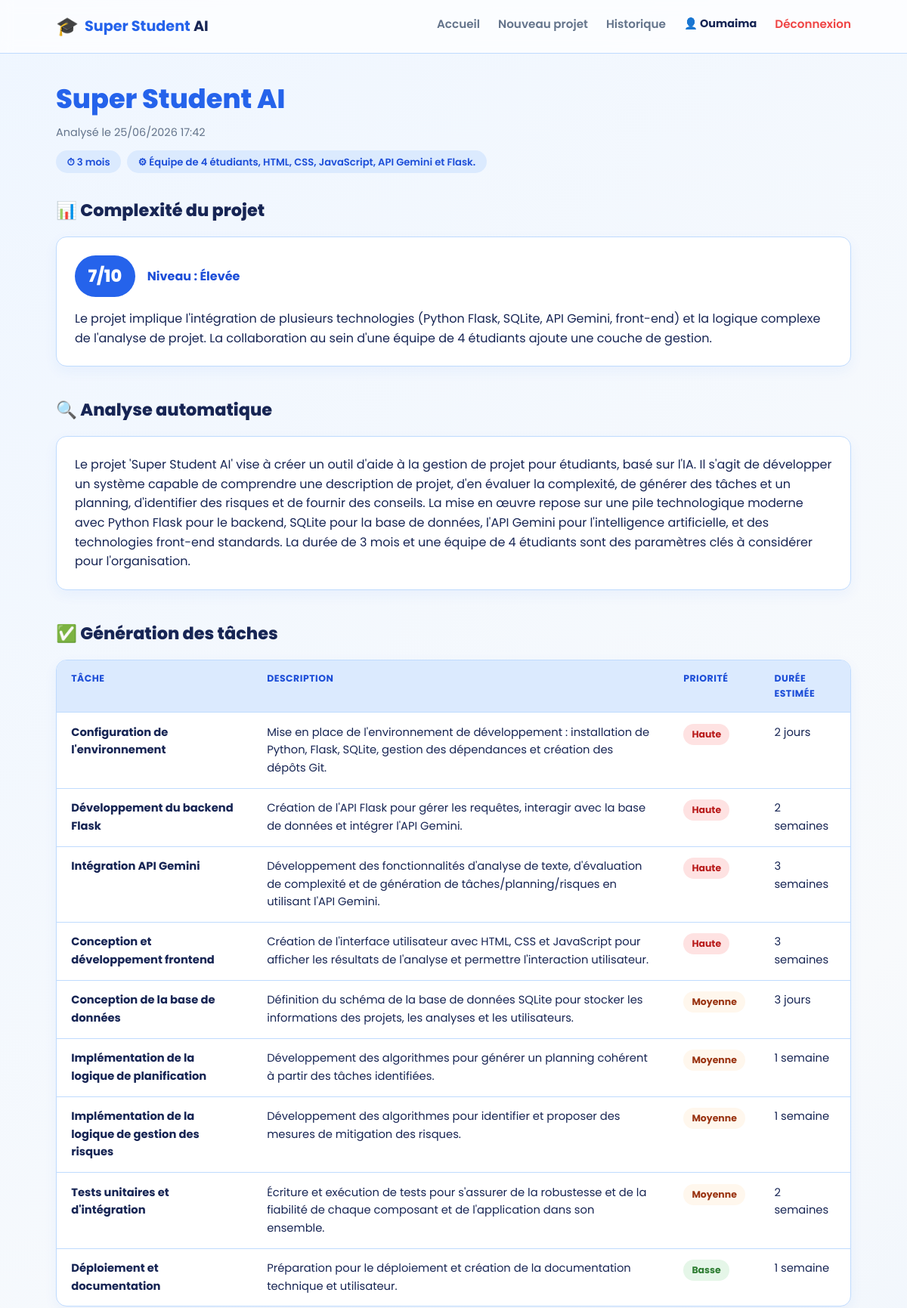
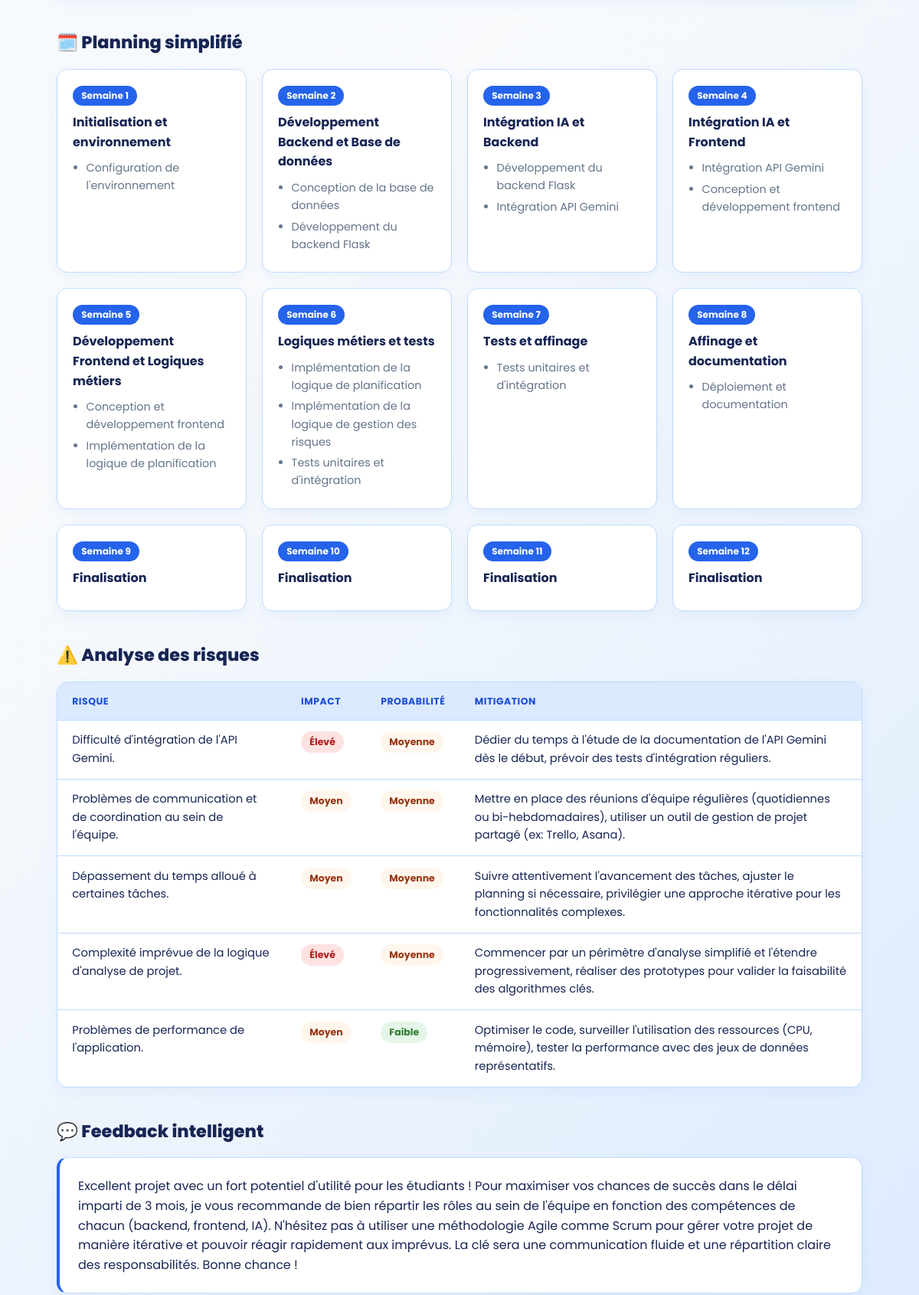
The app's page /resultats/2 (signed in, upper part) with its own data (2 pictures, top to bottom).
### tables this page shows
CREATE TABLE projets (
            id INTEGER PRIMARY KEY AUTOINCREMENT,
            user_id INTEGER NOT NULL,
            nom_projet TEXT NOT NULL,
            description TEXT NOT NULL,
            duree TEXT,
            contraintes TEXT,
            resultat_json TEXT NOT NULL,
            date_creation TEXT NOT NULL,
            FOREIGN KEY (user_id) REFERENCES users(id)
        );

### app.py (the view)
@app.route("/resultats/<int:projet_id>")
@login_required
def resultats(projet_id):
    projet = get_projet(projet_id, session["user_id"])
    if not projet:
        flash("Projet introuvable.", "warning")
        return redirect(url_for("historique"))
    resultat = json.loads(projet["resultat_json"])
    return render_template(
        "resultats.html",
        projet=projet,
        resultat=resultat
    )

### app.py (called while the page is built)
def login_required(route):
    @wraps(route)
    def wrapper(*args, **kwargs):
        if "user_id" not in session:
            flash("Vous devez vous connecter pour accéder à cette page.", "warning")
            return redirect(url_for("login"))
        return route(*args, **kwargs)
    return wrapper

### database.py (called while the page is built)
def get_db():
    conn = sqlite3.connect(DB_PATH)
    conn.row_factory = sqlite3.Row
    return conn

def get_projet(projet_id, user_id):
    conn = get_db()
    projet = conn.execute(
        "SELECT * FROM projets WHERE id = ? AND user_id = ?",
        (projet_id, user_id)
    ).fetchone()
    conn.close()
    return projet

### templates/resultats.html (shortened to what this page needs)
{% extends "base.html" %}
{% block content %}
<section class="results-header">
    <h1>{{ projet['nom_projet'] }}</h1>
    <p class="meta">Analysé le {{ projet['date_creation'] }}</p>
    <div class="meta-tags">
        {% if projet['duree'] %}
            <span class="tag">⏱ {{ projet['duree'] }}</span>
        {% endif %}
        {% if projet['contraintes'] %}
            <span class="tag">⚙ {{ projet['contraintes'] }}</span>
        {% endif %}
    </div>
</section>
{% if resultat.complexite %}
<section class="result-block">
    <h2>📊 Complexité du projet</h2>
    <div class="card complexity-card">
        <div class="complexity-score">
            <span class="score-number">{{ resultat.complexite.score }}/10</span>
            <span class="score-label">Niveau : {{ resultat.complexite.niveau }}</span>
        </div>
        <p>{{ resultat.complexite.justification }}</p>
    </div>
</section>
{% endif %}
<section class="result-block">
    <h2>🔍 Analyse automatique</h2>
    <div class="card">
        <p>{{ resultat.analyse }}</p>
    </div>
</section>
<section class="result-block">
    <h2>✅ Génération des tâches</h2>
    {% if resultat.taches %}
    <div class="card table-card">
        <table class="data-table">
            <thead>
                <tr>
                    <th>Tâche</th>
                    <th>Description</th>
                    <th>Priorité</th>
                    <th>Durée estimée</th>
                </tr>
            </thead>
            <tbody>
                {% for tache in resultat.taches %}
                <tr>
                    <td><strong>{{ tache.nom }}</strong></td>
                    <td>{{ tache.description }}</td>
                    <td>
                        <span class="badge badge-{{ tache.priorite | lower | replace('é', 'e') }}">
                            {{ tache.priorite }}
                        </span>
                    </td>
                    <td>{{ tache.duree_estimee }}</td>
                </tr>
                {% endfor %}
            </tbody>
        </table>
    </div>
    {% else %}
    <p class="empty">Aucune tâche générée.</p>
    {% endif %}
</section>
<section class="result-block">
    <h2>🗓️ Planning simplifié</h2>
    {% if resultat.planning %}
    <div class="planning-grid">
        {% for semaine in resultat.planning %}
        <div class="planning-card">
            <div class="planning-week">Semaine {{ semaine.semaine }}</div>
            <h4>{{ semaine.titre }}</h4>
            <ul>
                {% for tache in semaine.taches %}
                <li>{{ tache }}</li>
                {% endfor %}
            </ul>
        </div>
        {% endfor %}
    </div>
    {% else %}
    <p class="empty">Aucun planning généré.</p>
    {% endif %}
</section>
<section class="result-block">
    <h2>⚠️ Analyse des risques</h2>
    {% if resultat.risques %}
    <div class="card table-card">
        <table class="data-table">
            <thead>
                <tr>
                    <th>Risque</th>
                    <th>Impact</th>
                    <th>Probabilité</th>
                    <th>Mitigation</th>
                </tr>
            </thead>
            <tbody>
                {% for risque in resultat.risques %}
                <tr>
                    <td>{{ risque.risque }}</td>
                    <td>
                        <span class="badge badge-{{ risque.impact | lower | replace('é', 'e') }}">
                            {{ risque.impact }}
                        </span>
                    </td>
                    <td>
                        <span class="badge badge-{{ risque.probabilite | lower | replace('é', 'e') }}">
                            {{ risque.probabilite }}
                        </span>
                    </td>
                    <td>{{ risque.mitigation }}</td>
                </tr>
                {% endfor %}
            </tbody>
        </table>
    </div>
    {% else %}
    <p class="empty">Aucun risque identifié.</p>
    {% endif %}
</section>
<section class="result-block">
    <h2>💬 Feedback intelligent</h2>
    <div class="card card-feedback">
        <p>{{ resultat.feedback }}</p>
    </div>
</section>
{% endblock %}

### static/css/styles.css (style rules this page uses)
:root { --primary: #2563EB; --primary-dark: #1D4ED8; --text-dark: #172554; --text-muted: #64748B; --bg-gradient-start: #EFF6FF; --bg-gradient-mid: #F8FAFC; --bg-gradient-end: #DBEAFE; --card-bg: #FFFFFF; --border-color: #BFDBFE; --success: #22C55E; --warning: #F59E0B; --danger: #EF4444; --radius: 14px; }
* { margin: 0; padding: 0; box-sizing: border-box; }
body { font-family: 'Poppins', 'Segoe UI', sans-serif; color: var(--text-dark); background: linear-gradient(135deg, var(--bg-gradient-start) 0%, var(--bg-gradient-mid) 50%, var(--bg-gradient-end) 100%); min-height: 100vh; line-height: 1.6; }
.results-header { margin-bottom: 2rem; }
.results-header h1 { font-size: 2.2rem; font-weight: 800; color: var(--primary); }
.meta { color: var(--text-muted); font-size: 0.9rem; margin-top: 0.25rem; }
.meta-tags { margin-top: 0.75rem; display: flex; gap: 0.5rem; flex-wrap: wrap; }
.tag { background: #DBEAFE; color: var(--primary-dark); border-radius: 999px; padding: 0.3rem 0.9rem; font-size: 0.82rem; font-weight: 600; }
.result-block { margin-bottom: 2.5rem; }
.result-block h2 { font-size: 1.4rem; font-weight: 800; margin-bottom: 1rem; color: var(--text-dark); }
.card { background: var(--card-bg); border: 1px solid var(--border-color); border-radius: var(--radius); padding: 1.5rem; box-shadow: 0 6px 18px rgba(37, 99, 235, 0.06); }
.card-feedback { border-left: 4px solid var(--primary); }
.table-card { padding: 0; overflow-x: auto; }
.data-table { width: 100%; border-collapse: collapse; }
.data-table th, .data-table td { text-align: left; padding: 0.9rem 1.2rem; border-bottom: 1px solid var(--border-color); font-size: 0.92rem; vertical-align: top; }
.data-table th { background: #DBEAFE; color: var(--primary-dark); font-weight: 700; text-transform: uppercase; font-size: 0.78rem; letter-spacing: 0.04em; }
.data-table tr:last-child td { border-bottom: none; }
.badge { display: inline-block; padding: 0.25rem 0.7rem; border-radius: 999px; font-size: 0.78rem; font-weight: 700; white-space: nowrap; }
.badge-haute, .badge-eleve, .badge-elevee { background: #FEE2E2; color: #B91C1C; }
.badge-moyenne, .badge-moyen { background: #FFF7ED; color: #9A3412; }
.badge-basse, .badge-faible { background: #E5F6E8; color: #2E7D32; }
.planning-grid { display: grid; grid-template-columns: repeat(auto-fit, minmax(220px, 1fr)); gap: 1.25rem; }
.planning-card { background: var(--card-bg); border: 1px solid var(--border-color); border-radius: var(--radius); padding: 1.25rem; box-shadow: 0 6px 18px rgba(37, 99, 235, 0.06); }
.planning-week { display: inline-block; background: var(--primary); color: #fff; font-size: 0.75rem; font-weight: 700; padding: 0.2rem 0.7rem; border-radius: 999px; margin-bottom: 0.6rem; }
.planning-card h4 { margin-bottom: 0.6rem; color: var(--text-dark); }
.planning-card ul { padding-left: 1.1rem; color: var(--text-muted); font-size: 0.9rem; }
.planning-card li { margin-bottom: 0.3rem; }
.complexity-card { display: flex; flex-direction: column; gap: 1rem; }
.complexity-score { display: flex; align-items: center; gap: 1rem; flex-wrap: wrap; }
.score-number { background: var(--primary); color: #fff; font-weight: 800; font-size: 1.4rem; padding: 0.6rem 1.1rem; border-radius: 999px; }
.score-label { color: var(--primary-dark); font-weight: 700; }

### records on screen
projets: nom_projet "Super Student AI", date_creation "25/06/2026 17:42", duree "3 mois", contraintes "Équipe de 4 étudiants, HTML, CSS, JavaScript, API Gemini et Flask."

### other values on screen
{{ session.get('user_nom') }} "Oumaima"
{{ resultat.complexite.score }} "7"
{{ resultat.complexite.niveau }} "Élevée"
{{ tache.nom }} "Configuration de l'environnement" "Développement du backend Flask" "Intégration API Gemini" "Conception et développement frontend" "Conception de la base de données" "Implémentation de la logique de planification" "Implémentation de la logique de gestion des risques" "Tests unitaires et d'intégration" "Déploiement et documentation"
{{ tache.description }} "Mise en place de l'environnement de développement : installation de Python, Flask, SQLite, gestion des dépendances et création des dépôts Git." "Création de l'API Flask pour gérer les requêtes, interagir avec la base de données et intégrer l'API Gemini." "Développement des fonctionnalités d'analyse de texte, d'évaluation de complexité et de génération de tâches/planning/risques en utilisant l'API Gemini." "Création de l'interface utilisateur avec HTML, CSS et JavaScript pour afficher les résultats de l'analyse et permettre l'interaction utilisateur." "Définition du schéma de la base de données SQLite pour stocker les informations des projets, les analyses et les utilisateurs." "Développement des algorithmes pour générer un planning cohérent à partir des tâches identifiées." "Développement des algorithmes pour identifier et proposer des mesures de mitigation des risques." "Écriture et exécution de tests pour s'assurer de la robustesse et de la fiabilité de chaque composant et de l'application dans son ensemble." "Préparation pour le déploiement et création de la documentation technique et utilisateur."
{{ tache.priorite }} "Haute" "Haute" "Haute" "Haute" "Moyenne" "Moyenne" "Moyenne" "Moyenne" "Basse"
{{ tache.duree_estimee }} "2 jours" "2 semaines" "3 semaines" "3 semaines" "3 jours" "1 semaine" "1 semaine" "2 semaines" "1 semaine"
{{ semaine.semaine }} "1" "2" "3" "4" "5" "6" "7" "8" "9" "10" "11" "12"
{{ semaine.titre }} "Initialisation et environnement" "Développement Backend et Base de données" "Intégration IA et Backend" "Intégration IA et Frontend" "Développement Frontend et Logiques métiers" "Logiques métiers et tests" "Tests et affinage" "Affinage et documentation" "Finalisation" "Finalisation" "Finalisation" "Finalisation"
{{ tache }} "Configuration de l'environnement" "Conception de la base de données" "Développement du backend Flask" "Développement du backend Flask" "Intégration API Gemini" "Intégration API Gemini" "Conception et développement frontend" "Conception et développement frontend" "Implémentation de la logique de planification" "Implémentation de la logique de planification" "Implémentation de la logique de gestion des risques" "Tests unitaires et d'intégration" "Tests unitaires et d'intégration" "Déploiement et documentation"
{{ risque.risque }} "Difficulté d'intégration de l'API Gemini." "Problèmes de communication et de coordination au sein de l'équipe." "Dépassement du temps alloué à certaines tâches." "Complexité imprévue de la logique d'analyse de projet." "Problèmes de performance de l'application."
{{ risque.impact }} "Élevé" "Moyen" "Moyen" "Élevé" "Moyen"
{{ risque.probabilite }} "Moyenne" "Moyenne" "Moyenne" "Moyenne" "Faible"
{{ risque.mitigation }} "Dédier du temps à l'étude de la documentation de l'API Gemini dès le début, prévoir des tests d'intégration réguliers." "Mettre en place des réunions d'équipe régulières (quotidiennes ou bi-hebdomadaires), utiliser un outil de gestion de projet partagé (ex: Trello, Asana)." "Suivre attentivement l'avancement des tâches, ajuster le planning si nécessaire, privilégier une approche itérative pour les fonctionnalités complexes." "Commencer par un périmètre d'analyse simplifié et l'étendre progressivement, réaliser des prototypes pour valider la faisabilité des algorithmes clés." "Optimiser le code, surveiller l'utilisation des ressources (CPU, mémoire), tester la performance avec des jeux de données représentatifs."
